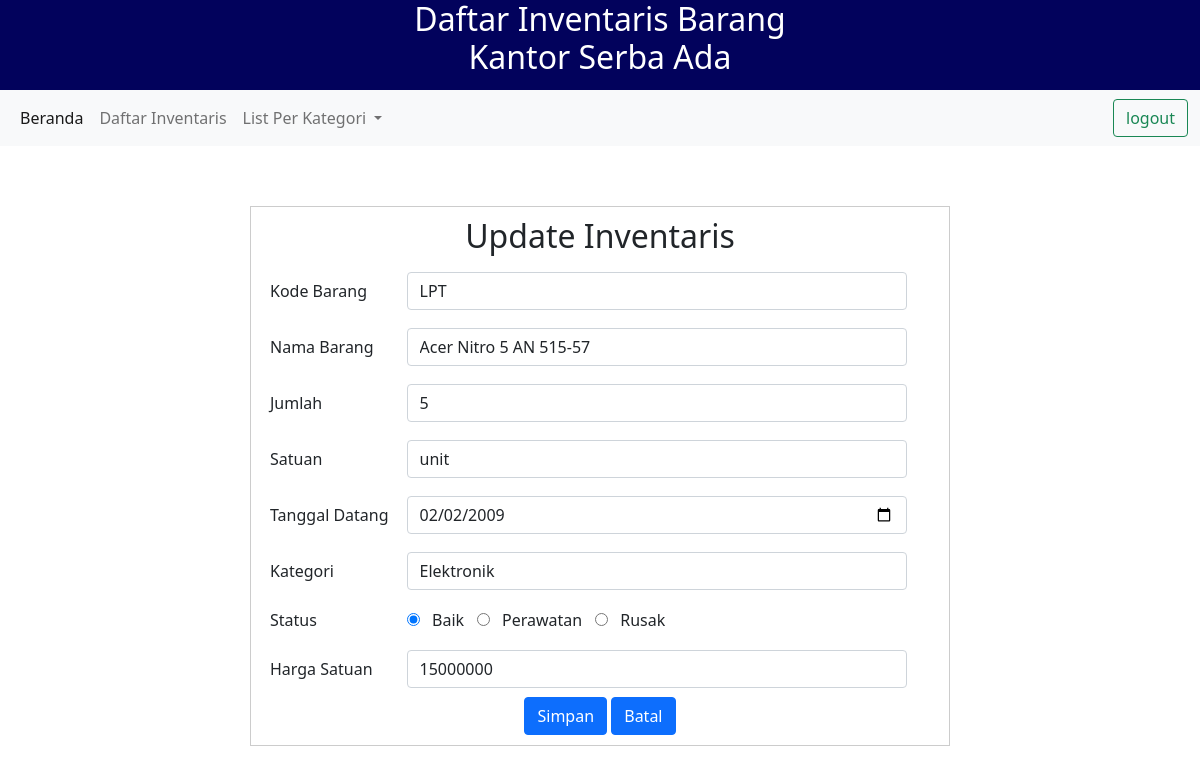
The page /update.php?kode_barang=LPT (signed in) on the database its author committed.
### tables this page shows
CREATE TABLE `inventaris` (
  `kode_barang` varchar(10) NOT NULL,
  `nama_barang` varchar(30) DEFAULT NULL,
  `jumlah` int(11) DEFAULT NULL,
  `satuan` varchar(15) DEFAULT NULL,
  `tgl_datang` date DEFAULT NULL,
  `kategori` varchar(20) DEFAULT NULL,
  `status_barang` varchar(20) DEFAULT NULL,
  `harga` int(20) DEFAULT NULL
);

### update.php (the view, shortened to what this page needs)
<!DOCTYPE html>
<html lang="en">
    <?php
    include 'db.php';
    ?>
<head>
    <link rel="stylesheet" href="dashboard.css">
<link href="https://cdn.jsdelivr.net/npm/bootstrap@5.1.3/dist/css/bootstrap.min.css" rel="stylesheet">
</head>
<body>
    <div class="header">
        <h1>Daftar Inventaris Barang <br>Kantor Serba Ada</h1>
    </div>
    <nav class="navbar navbar-expand-lg navbar-light bg-light">
            <div class="container-fluid">
              <div class="collapse navbar-collapse" id="navbarSupportedContent">
                <ul class="navbar-nav me-auto mb-2 mb-lg-0">
                  <li class="nav-item">
                    <a class="nav-link active" aria-current="page" href="dashboard.php">Beranda</a>
                  </li>
                  <li class="nav-item">
                    <a class="nav-link" href="daftar.php">Daftar Inventaris</a>
                  </li>
                  <li class="nav-item dropdown">
                    <a class="nav-link dropdown-toggle" href="#" id="navbarDropdown" role="button" data-bs-toggle="dropdown" aria-expanded="false">
                      List Per Kategori
                    </a>
                  </li>
                </ul>
                <a href="logout.php">  <button class="btn btn-outline-success" type="submit">logout</button> </a>
              </div>
            </div>
          </nav>
    <?php
$kode1 = $_GET['kode_barang'];
$query = "SELECT * FROM inventaris WHERE kode_barang = '$kode1' ";
$execute = mysqli_query($conn,$query);
$p = mysqli_fetch_object($execute);
?>
<div class="box">
<h2 style="text-align: center;">Update Inventaris  </h2>
<form action="proces_up.php" method="POST">
<table cellpadding="9" cellspacing="10" >
    <tr>
        <td>Kode Barang</td> <td> <input type="text" name="kode" class="form-control" value="<?= $p ->kode_barang ?>" ></td>
    </tr>
    <tr>
        <td>Nama Barang</td><td> <input type="text" name="nama" class="form-control"  value="<?= $p ->nama_barang ?>"></td>
    </tr>
    <tr>
        <td>Jumlah</td><td> <input type="text" name="jumlah" class="form-control"  value="<?= $p ->jumlah ?>" ></td>
    </tr>
    <tr>
        <td>Satuan</td><td> <input type="text" name="satuan" class="form-control"  value="<?= $p ->satuan ?>" ></td>
    </tr>
    <tr>
        <td>Tanggal Datang</td><td> <input type="date" name="tanggal" class="form-control"  value="<?= $p ->tgl_datang ?>" ></td>
    </tr>
    <tr>
        <td>Kategori</td>
        <td>
            <select name="kategori" id="inputState"class="form-control" >
              <?php
              if($p->kategori=='Bangunan'){?>
                <option   value="Bangunan" selected >Bangunan</option>
                <option  value="Kendaraan"  >Kendaraan</option>
                <option  value="Alat Tulis Kantor" >Alat Tulis Kantor</option>
                <option  value="Elektronik" >Elektronik</option>
              <?php  }
             else if($p->kategori=='Elektronik'){?>
                <option  value="Elektronik" selected >Elektronik</option>
              <?php  }
              ?>
      </select></td>
    </tr>
    <tr>
        <td>Status</td>
        <td>
  <input type="radio" id="baik" name="status" value="Baik" <?php if($p -> status_barang == "Baik" ) echo 'checked'?> >
  <label for="baik">Baik</label>
  <input type="radio" id="perawatan" name="status" value="Perawatan" <?php if($p -> status_barang == "Perawatan" ) echo 'checked'?>>
  <label for="perawatan">Perawatan</label>
  <input type="radio" id="rusak" name="status" value="Rusak" <?php if($p -> status_barang == "Rusak" ) echo 'checked'?>>
  <label for="rusak">Rusak</label>
        </td>
    </tr>
    <tr>
        <td>Harga Satuan</td><td> <input type="text" name="harga" class="form-control"  value="<?= $p ->harga ?>"></td>
    </tr>
</table>
<div class="submit">
<button type="submit" class="btn btn-primary">Simpan</button>
<button type="reset" VALUE="Back" onClick="history.go(-1);" class="btn btn-primary">Batal</button>
</div>
</form>
</div>
</body>
</html>

### dashboard.css (style rules this page uses)
.header h1 { text-align: center; font-size: 2em; color: white; }
.header { background-color: rgb(2, 2, 92); top: 0cm; bottom: 0cm; padding-bottom: 5px; }
.navbar { top: 0cm; }
.box { margin: 60px auto; width: 700px; padding: 10px; border: 1px solid #ccc; background: white#191919; ; }
.box .form-control { width: 500px; }
.box .submit { text-align: center; }

### rows shown on the page
inventaris: kode "LPT", nama "Acer Nitro 5 AN 515-57", jumlah "5", satuan "unit", tanggal "02/02/2009", kategori "Elektronik", status_barang "☑ Baik", status_barang "☐ Perawatan", status_barang "☐ Rusak", harga "15000000"
